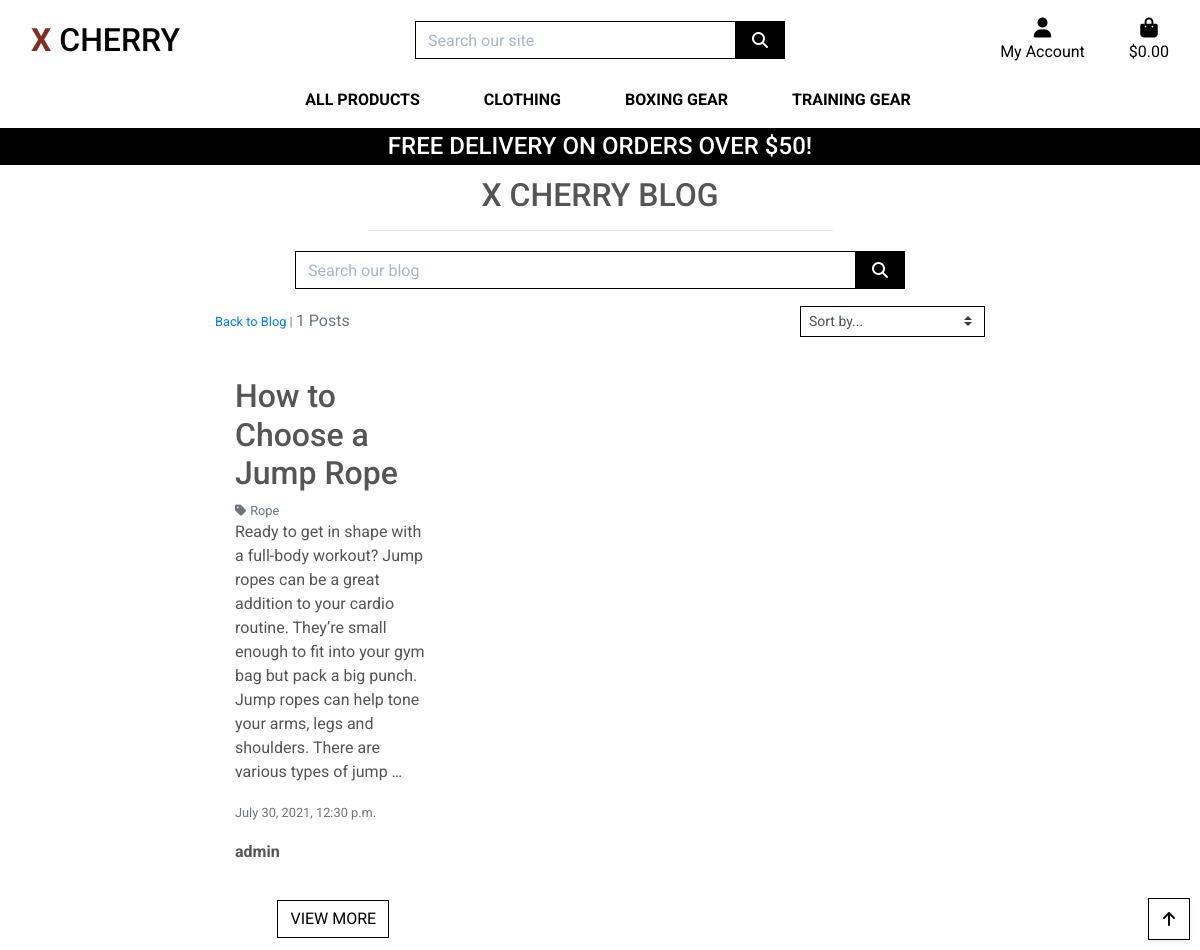
The app's page /blog/?category=rope, older data.
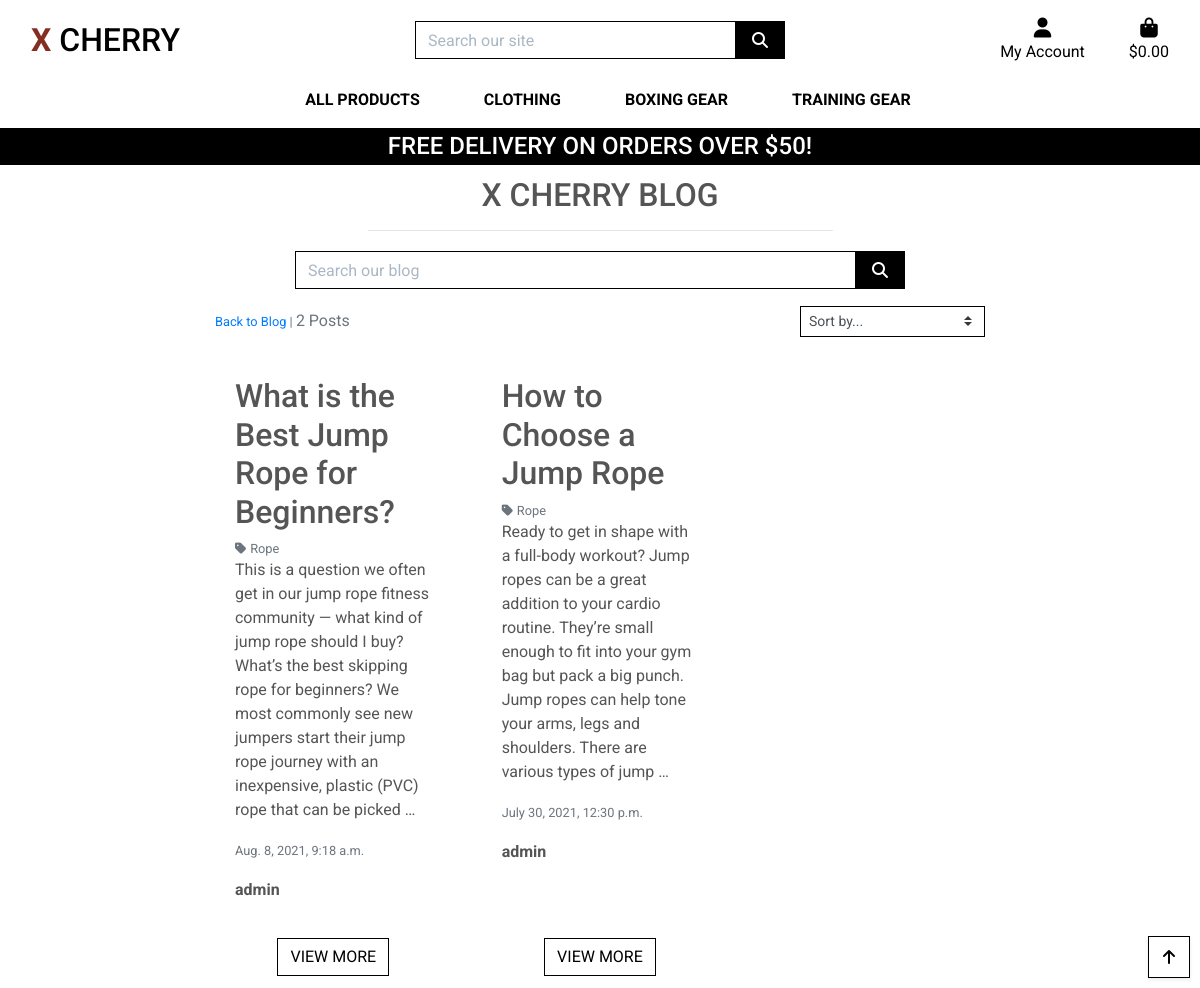
The same page, newer data.
### blog/models.py (models this page shows, shortened)
class Post(models.Model):
    category = models.ForeignKey('Category', null=True, blank=False, on_delete=models.SET_NULL)
    title = models.CharField(max_length=254, null=True, blank=False)
    content = models.TextField()
    date = models.DateTimeField(auto_now=True)
    created_by = models.CharField(max_length=25, null=True, blank=False)
    class Meta:
        ordering = ['-date']

class Category(models.Model):
    class Meta:
        verbose_name_plural = 'Categories'
    name = models.CharField(max_length=254)
    friendly_name = models.CharField(max_length=254, null=True, blank=True)
    def __str__(self):
        return self.name

### blog/views.py (the view, shortened to what this page needs)
# urls.py: path('', views.posts, name='posts'),
def posts(request):
    posts = Post.objects.all()
    query = None
    categories = None
    sort = None
    direction = None
    if request.GET:
        if 'category' in request.GET:
            categories = request.GET['category'].split(',')
            posts = posts.filter(category__name__in=categories)
            categories = Category.objects.filter(name__in=categories)
    current_sorting = f'{sort}_{direction}'
    context = {
        'posts': posts,
        'search_term': query,
        'current_categories': categories,
        'current_sorting': current_sorting,
    }
    return render(request, "blog/blogs.html", context)

### bag/contexts.py (called while the page is built, shortened)
def bag_contents(request):
    bag_items = []
    total = 0
    product_count = 0
    bag = request.session.get('bag', {})
    if total < settings.FREE_DELIVERY_THRESHOLD:
        delivery = total * Decimal(settings.STANDARD_DELIVERY_PERCENTAGE/100)
        free_delivery_delta = settings.FREE_DELIVERY_THRESHOLD - total
    else:
        delivery = 0
        free_delivery_delta = 0
    grand_total = delivery + total
    context = {
        'bag_items': bag_items,
        'total': total,
        'product_count': product_count,
        'delivery': delivery,
        'free_delivery_delta': free_delivery_delta,
        'free_delivery_threshold': settings.FREE_DELIVERY_THRESHOLD,
        'grand_total': grand_total,
    }
    return context

### blog/templates/blog/blogs.html (shortened to what this page needs)
{% extends "base.html" %}
{% load static %}
{% block content %}
<div class="overlay"></div>
<div class="container blog-container">
    <div class="row">
        <div class="col text-center mt-3">
            <h2 class="logo-font">X Cherry Blog</h2>
            <hr class="w-50 mb-1">
        </div>
    </div>
    <div class="row mt-3">
        <div class="col-8 my-auto py-1 py-lg-0 offset-2">
            <form method="GET" action="{% url 'posts' %}">
                <div class="input-group w-100">
                    <input class="form-control border border-black rounded-0" type="text" name="q"
                        placeholder="Search our blog">
                    <div class="input-group-append">
                        <button class="form-control btn btn-black border border-black rounded-0" type="submit">
                            <span class="icon">
                                <i class="fas fa-search"></i>
                            </span>
                        </button>
                    </div>
                </div>
            </form>
        </div>
    </div>
    <div class="row">
        <div class="post-container col-10 offset-1">
            <div class="row mt-1 mb-2">
                <div class="col-12 col-md-6 my-auto order-md-last d-flex justify-content-center justify-content-md-end">
                    <div class="sort-select-wrapper w-50">
                        <select id="sort-selector" class="custom-select custom-select-sm rounded-0 border border-{% if current_sorting != 'None_None' %}info{% else %}black{% endif %}">
                            <option value="reset" {% if current_sorting == 'None_None' %}selected{% endif %}>Sort by...</option>
                        </select>
                    </div>
                </div>
                <div class="col-12 col-md-6">
                    <p class="text-muted mt-3 text-center text-md-left order-md-first">
                        {% if search_term or current_categories or current_sorting != 'None_None' %}
                            <span class="small"><a href="{% url 'posts' %}">Back to Blog</a> | </span>
                        {% endif %}
                        {{ posts|length }} Posts{% if search_term %} found for <strong>"{{ search_term }}"</strong>{% endif %}
                    </p>
                </div>
            </div>
            <div class="row">
                {% for post in posts %}
                    <div class="col-12 col-lg-6 col-xl-4">
                        <div class="card h-100 border-0">
                            <div class="card-body text-left">
                                <h2>{{ post.title }}</h2>
                                {% if post.category %}
                                    <p class="small mt-1 mb-0">
                                        <a href="{% url 'posts' %}?category={{ post.category.name }}" class="text-muted">
                                            <i class="fas fa-tag mr-1"></i>{{ post.category.friendly_name }}
                                        </a>
                                    </p>
                                {% endif %}
                                <p>{{ post.content|truncatewords:50 }}</p>
                                <p><small class="text-muted">{{ post.date }}</small></p>
                                <p><strong>{{ post.created_by }}</strong></p>
                            </div>
                            <div class="card-footer bg-white pt-0 border-0 text-center">
                                <a href="{% url 'blog_post_detail' post.id %}" class="btn btn-outline-black rounded-0">
                                    <span class="text-uppercase">view more</span>
                                </a>
                            </div>
                        </div>
                    </div>
                {% endfor %}
            </div>
        </div>
    </div>
</div>
<div class="btt-button shadow-sm rounded-0 border border-black">
    <a class="btt-link d-flex h-100">
        <i class="fas fa-arrow-up text-black mx-auto my-auto"></i>
    </a>
</div>
{% endblock %}

### templates/base.html (shortened to what this page needs)
{% load static %}
<!doctype html>
<html lang="en">
<head>
    {% block corecss %}
    <link rel="stylesheet" href="https://stackpath.bootstrapcdn.com/bootstrap/4.4.1/css/bootstrap.min.css"
>
    <link rel="stylesheet" href="{% static 'css/base.css' %}">
    {% endblock %}
</head>
<body>
    <header class="container-fluid fixed-top">
        <div id="topnav" class="row bg-white pt-lg-2 d-none d-lg-flex">
            <div class="col-12 col-lg-4 my-auto py-1 py-lg-0 text-center text-lg-left">
                <a href="{% url 'home' %}" class="nav-link main-logo-link">
                    <h2 class="logo-font text-black my-0"><strong>X</strong> Cherry</h2>
                </a>
            </div>
            <div class="col-12 col-lg-4 my-auto py-1 py-lg-0">
                <form method="GET" action="{% url 'products' %}">
                    <div class="input-group w-100">
                        <input class="form-control border border-black rounded-0" type="text" name="q"
                            placeholder="Search our site">
                        <div class="input-group-append">
                            <button class="form-control btn btn-black border border-black rounded-0" type="submit">
                                <span class="icon">
                                    <i class="fas fa-search"></i>
                                </span>
                            </button>
                        </div>
                    </div>
                </form>
            </div>
            <div class="col-12 col-lg-4 my-auto py-1 py-lg-0">
                <ul class="list-inline list-unstyled text-center text-lg-right my-0">
                    <li class="list-inline-item dropdown">
                        <a class="text-black nav-link" href="#" id="user-options" data-toggle="dropdown"
                            aria-haspopup="true" aria-expanded="false">
                            <div class="text-center">
                                <div><i class="fas fa-user fa-lg"></i></div>
                                <p class="my-0">My Account</p>
                            </div>
                        </a>
                    </li>
                    <li class="list-inline-item">
                        <a class="{% if grand_total %}text-info font-weight-bold{% else %}text-black{% endif %} nav-link"
                            href="{% url 'view_bag' %}">
                            <div class="text-center">
                                <div><i class="fas fa-shopping-bag fa-lg"></i></div>
                                <p class="my-0">
                                    {% if grand_total %}
                                    ${{ grand_total|floatformat:2 }}
                                    {% else %}
                                    $0.00
                                    {% endif %}
                                </p>
                            </div>
                        </a>
                    </li>
                </ul>
            </div>
        </div>
        <div class="row bg-white">
            <nav class="navbar navbar-expand-lg navbar-light w-100">
                {% include 'includes/mobile-top-header.html' %}
                {% include 'includes/main-nav.html' %}
            </nav>
        </div>
         <div id="delivery-banner" class="row text-center">
            <div class="col bg-black text-white">
                <h4 class="logo-font my-1">Free delivery on orders over ${{ free_delivery_threshold }}!</h4>
            </div>
        </div>
    </header>
    {% block content %}
    {% endblock %}
</body>
</html>

### templates/includes/mobile-top-header.html (shortened to what this page needs)
<ul>
</ul>

### templates/includes/main-nav.html (shortened to what this page needs)
<div class="collapse navbar-collapse" id="main-nav">
    <ul class="navbar-nav w-auto mx-auto">
        <li class="nav-item dropdown">
            <a class="logo-font font-weight-bold nav-link text-black mr-5" href="#" id="all-products-link" data-toggle="dropdown"
                aria-haspopup="true" aria-expanded="false">
                All Products
            </a>
        </li>
         <li class="nav-item dropdown">
            <a class="logo-font font-weight-bold nav-link text-black mr-5" href="#" id="clothing-link" data-toggle="dropdown"
                aria-haspopup="true" aria-expanded="false">
                Clothing
            </a>
        </li>
        <li class="nav-item dropdown">
            <a class="logo-font font-weight-bold nav-link text-black mr-5" href="#" id="homeware-link" data-toggle="dropdown"
                aria-haspopup="true" aria-expanded="false">
                Boxing Gear
            </a>
        </li>
         <li class="nav-item dropdown">
            <a class="logo-font font-weight-bold nav-link text-black mr-5" href="#" id="specials-link" data-toggle="dropdown"
                aria-haspopup="true" aria-expanded="false">
                Training Gear
            </a>
        </li>
    </ul>
</div>

### static/css/base.css (style rules this page uses)
html { height: 100%; }
body { background: url('/media/homepage-hero-img.jpg') no-repeat center center fixed; background-size: cover; height: calc(100vh - 164px); color: #555; font-family: 'Roboto', sans-serif; }
.icon { align-items: center; display: inline-flex; justify-content: center; height: 1.5rem; width: 1.5rem; }
h2.logo-font strong { color: #842e23; }
.logo-font { text-transform: uppercase; }
.main-logo-link { width: fit-content; }
.btn-black { background: black; color: white; }
.btn-outline-black { background: white; color: black !important; border: 1px solid black; }
.text-black { color: #000 !important; }
.border-black { border: 1px solid black !important; }
.bg-black { background: #000 !important; }
.btt-button { height: 42px; width: 42px; position: fixed; bottom: 10px; right: 10px; }
.btt-link, .update-link, .remove-item { cursor: pointer; }
input[name='q']::placeholder { color: #aab7c4; }
.blog-container { margin-top: 160px; }
@media (min-width: 1200px) { .container { max-width: 80%; } }

Row changes from the older to the newer data that the page shows:
added Post: title "What is the Best Jump Rope for Beginners?", category.friendly_name "Rope", content "This is a question we often get in our jump rope fitness community — what kind of jump rope should I buy? What’s the best skipping rope for beginners? We most commonly see new jumpers start their jump rope journey with an inexpensive, plastic (PVC) rope that can be picked …", date "Aug. 8, 2021, 9:18 a.m.", created_by "admin"
Text that changed along with them:
{{ posts|length }}: "1" → "2"
